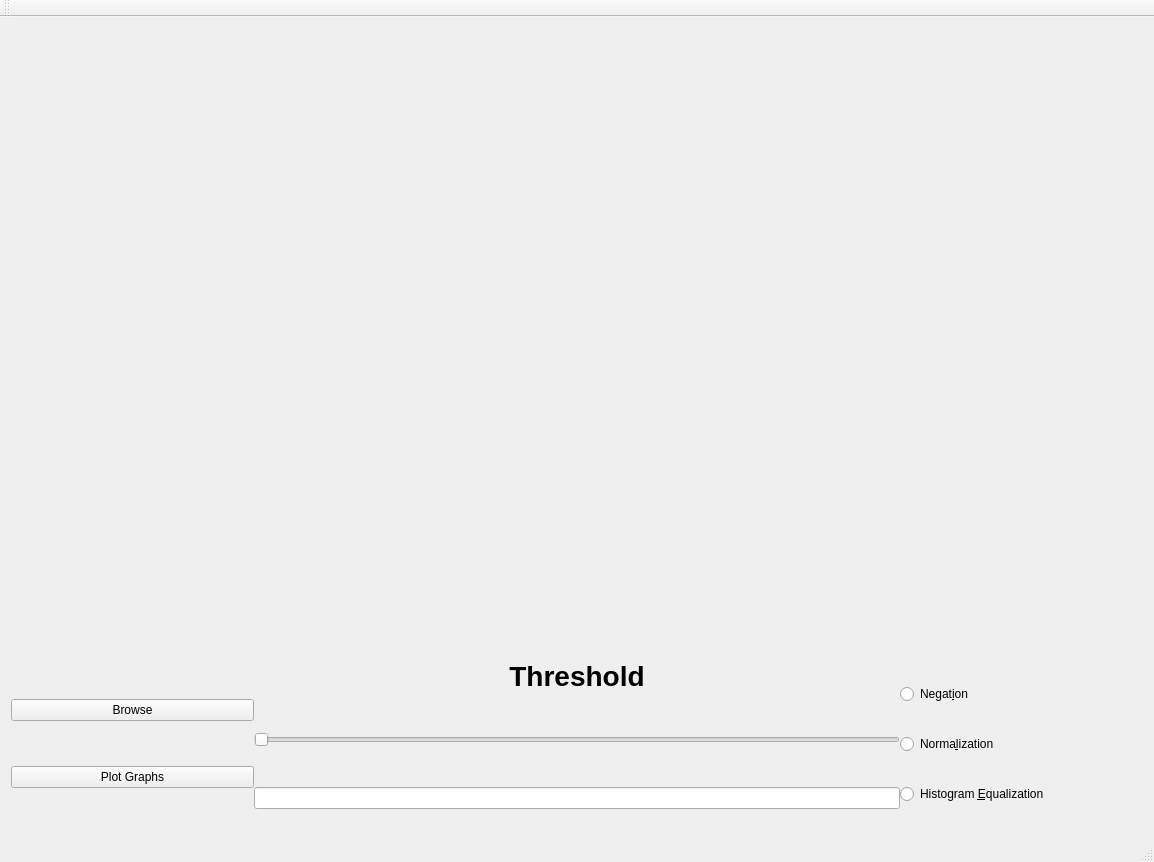
<?xml version="1.0" encoding="UTF-8"?>
<ui version="4.0">
 <class>MainWindow</class>
 <widget class="QMainWindow" name="MainWindow">
  <property name="geometry">
   <rect>
    <x>0</x>
    <y>0</y>
    <width>1154</width>
    <height>862</height>
   </rect>
  </property>
  <property name="windowTitle">
   <string>MainWindow</string>
  </property>
  <widget class="QWidget" name="centralWidget">
   <layout class="QVBoxLayout" name="verticalLayout_5">
    <item>
     <layout class="QVBoxLayout" name="verticalLayout_4">
      <item>
       <layout class="QGridLayout" name="gridLayout">
        <property name="leftMargin">
         <number>10</number>
        </property>
        <property name="rightMargin">
         <number>10</number>
        </property>
        <property name="horizontalSpacing">
         <number>20</number>
        </property>
        <item row="0" column="1">
         <widget class="QLabel" name="lbl_imageInverted">
          <property name="text">
           <string/>
          </property>
         </widget>
        </item>
        <item row="0" column="2">
         <widget class="QLabel" name="lbl_imageThresholded">
          <property name="text">
           <string/>
          </property>
         </widget>
        </item>
        <item row="0" column="0">
         <widget class="QLabel" name="lbl_image">
          <property name="text">
           <string/>
          </property>
         </widget>
        </item>
       </layout>
      </item>
      <item>
       <layout class="QGridLayout" name="gridLayout_3">
        <item row="0" column="1">
         <widget class="QCustomPlot" name="widget_cdf" native="true"/>
        </item>
        <item row="0" column="0">
         <widget class="QCustomPlot" name="widget_hist" native="true"/>
        </item>
       </layout>
      </item>
      <item>
       <layout class="QHBoxLayout" name="horizontalLayout" stretch="300,800,300">
        <property name="spacing">
         <number>0</number>
        </property>
        <item>
         <layout class="QVBoxLayout" name="verticalLayout_3">
          <item>
           <widget class="QPushButton" name="btn_browse">
            <property name="text">
             <string>Browse</string>
            </property>
           </widget>
          </item>
          <item>
           <widget class="QPushButton" name="btn_plot">
            <property name="text">
             <string>Plot Graphs</string>
            </property>
           </widget>
          </item>
         </layout>
        </item>
        <item>
         <layout class="QVBoxLayout" name="verticalLayout_2" stretch="0,0,0">
          <property name="spacing">
           <number>40</number>
          </property>
          <property name="bottomMargin">
           <number>20</number>
          </property>
          <item>
           <widget class="QLabel" name="lbl_threshold">
            <property name="font">
             <font>
              <pointsize>21</pointsize>
              <weight>75</weight>
              <bold>true</bold>
             </font>
            </property>
            <property name="text">
             <string>Threshold</string>
            </property>
            <property name="alignment">
             <set>Qt::AlignCenter</set>
            </property>
           </widget>
          </item>
          <item>
           <widget class="QSlider" name="horizontalSlider">
            <property name="orientation">
             <enum>Qt::Horizontal</enum>
            </property>
           </widget>
          </item>
          <item>
           <widget class="QLineEdit" name="lineEdit"/>
          </item>
         </layout>
        </item>
        <item>
         <layout class="QVBoxLayout" name="verticalLayout">
          <item>
           <widget class="QRadioButton" name="rdbtn_negation">
            <property name="font">
             <font>
              <kerning>true</kerning>
             </font>
            </property>
            <property name="text">
             <string>Negat&amp;ion</string>
            </property>
           </widget>
          </item>
          <item>
           <widget class="QRadioButton" name="rdbtn_normalization">
            <property name="text">
             <string>Norma&amp;lization</string>
            </property>
           </widget>
          </item>
          <item>
           <widget class="QRadioButton" name="rdbtn_histequ">
            <property name="text">
             <string>Histogram &amp;Equalization</string>
            </property>
           </widget>
          </item>
         </layout>
        </item>
       </layout>
      </item>
     </layout>
    </item>
   </layout>
  </widget>
  <widget class="QMenuBar" name="menuBar">
   <property name="geometry">
    <rect>
     <x>0</x>
     <y>0</y>
     <width>1154</width>
     <height>25</height>
    </rect>
   </property>
  </widget>
  <widget class="QToolBar" name="mainToolBar">
   <attribute name="toolBarArea">
    <enum>TopToolBarArea</enum>
   </attribute>
   <attribute name="toolBarBreak">
    <bool>false</bool>
   </attribute>
  </widget>
  <widget class="QStatusBar" name="statusBar"/>
 </widget>
 <layoutdefault spacing="6" margin="11"/>
 <customwidgets>
  <customwidget>
   <class>QCustomPlot</class>
   <extends>QWidget</extends>
   <header location="global">qcustomplot.h</header>
   <container>1</container>
  </customwidget>
 </customwidgets>
 <resources/>
 <connections/>
</ui>
